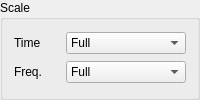
         <widget class="QGroupBox" name="groupBox_scale">
          <property name="title">
           <string>Scale</string>
          </property>
          <layout class="QGridLayout" name="gridLayout_6">
           <item row="0" column="0">
            <widget class="QLabel" name="label_scaleTime">
             <property name="sizePolicy">
              <sizepolicy hsizetype="Minimum" vsizetype="Preferred">
               <horstretch>0</horstretch>
               <verstretch>0</verstretch>
              </sizepolicy>
             </property>
             <property name="text">
              <string>Time</string>
             </property>
            </widget>
           </item>
           <item row="1" column="1">
            <widget class="QComboBox" name="comboBox_freqScale">
             <property name="sizePolicy">
              <sizepolicy hsizetype="Fixed" vsizetype="Fixed">
               <horstretch>0</horstretch>
               <verstretch>0</verstretch>
              </sizepolicy>
             </property>
             <property name="minimumSize">
              <size>
               <width>120</width>
               <height>0</height>
              </size>
             </property>
             <item>
              <property name="text">
               <string>Full</string>
              </property>
             </item>
             <item>
              <property name="text">
               <string>1/2</string>
              </property>
             </item>
             <item>
              <property name="text">
               <string>1/4</string>
              </property>
             </item>
             <item>
              <property name="text">
               <string>1/8</string>
              </property>
             </item>
             <item>
              <property name="text">
               <string>1/16</string>
              </property>
             </item>
             <item>
              <property name="text">
               <string>1/32</string>
              </property>
             </item>
             <item>
              <property name="text">
               <string>1/64</string>
              </property>
             </item>
             <item>
              <property name="text">
               <string>1/128</string>
              </property>
             </item>
             <item>
              <property name="text">
               <string>1/256</string>
              </property>
             </item>
             <item>
              <property name="text">
               <string>1/512</string>
              </property>
             </item>
             <item>
              <property name="text">
               <string>1/1024</string>
              </property>
             </item>
            </widget>
           </item>
           <item row="0" column="1">
            <widget class="QComboBox" name="comboBox_timeScale">
             <property name="sizePolicy">
              <sizepolicy hsizetype="Fixed" vsizetype="Fixed">
               <horstretch>0</horstretch>
               <verstretch>0</verstretch>
              </sizepolicy>
             </property>
             <property name="minimumSize">
              <size>
               <width>120</width>
               <height>0</height>
              </size>
             </property>
             <item>
              <property name="text">
               <string>Full</string>
              </property>
             </item>
             <item>
              <property name="text">
               <string>1/2</string>
              </property>
             </item>
             <item>
              <property name="text">
               <string>1/4</string>
              </property>
             </item>
             <item>
              <property name="text">
               <string>1/8</string>
              </property>
             </item>
             <item>
              <property name="text">
               <string>1/16</string>
              </property>
             </item>
             <item>
              <property name="text">
               <string>1/32</string>
              </property>
             </item>
             <item>
              <property name="text">
               <string>1/64</string>
              </property>
             </item>
             <item>
              <property name="text">
               <string>1/128</string>
              </property>
             </item>
             <item>
              <property name="text">
               <string>1/256</string>
              </property>
             </item>
             <item>
              <property name="text">
               <string>1/512</string>
              </property>
             </item>
             <item>
              <property name="text">
               <string>1/1024</string>
              </property>
             </item>
            </widget>
           </item>
           <item row="1" column="0">
            <widget class="QLabel" name="label_scaleFreq">
             <property name="sizePolicy">
              <sizepolicy hsizetype="Minimum" vsizetype="Preferred">
               <horstretch>0</horstretch>
               <verstretch>0</verstretch>
              </sizepolicy>
             </property>
             <property name="text">
              <string>Freq.</string>
             </property>
            </widget>
           </item>
          </layout>
         </widget>
